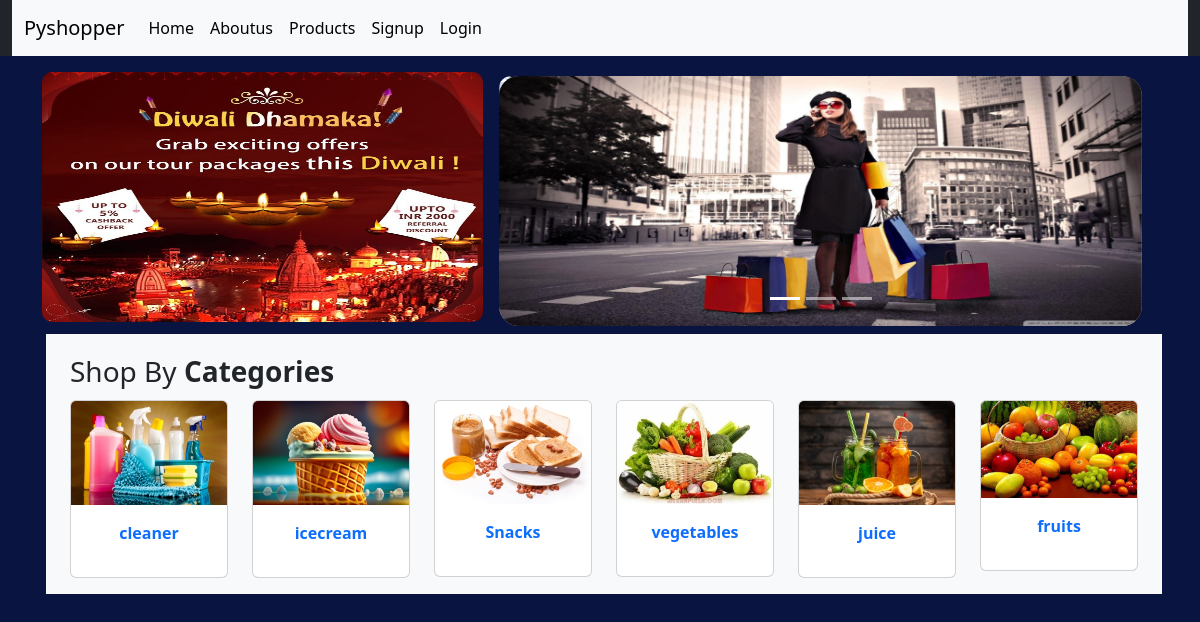
The page / on the database its author committed.
### facebook/models.py (models this page shows, shortened)
class Category(models.Model):
    cname=models.CharField(max_length=200,null=True)
    cpic=models.ImageField(upload_to='static/category/',null=True)
    cdate=models.DateField()

### facebook/views.py (the view)
# urls.py: path('', views.home, name='home'),
def home(request):
    data=Category.objects.all().order_by('-id')[0:18]
    md={"cdata":data}
    return render(request, 'home.html',md)

### facebook/templates/home.html (shortened to what this page needs)
{% extends 'base.html' %}
{% load static %}
{% block content %}
<div class="row slider mt-3">
    <div class="col-sm-5">
        <img src="{% static '/category/image/img1.jpg' %}" style="max-height:250px; max-width:700px; border-radius:10px;" id="offer" class="img-fluid w-100"/>
    </div>
        <div class="col-sm-7 p-1">
            <div id="carouselExampleIndicators" class="carousel slide carousel-fade" data-bs-ride="carousel">
  <div class="carousel-indicators">
    <button type="button" data-bs-target="#carouselExampleIndicators" data-bs-slide-to="0" class="active" aria-current="true" aria-label="Slide 1"></button>
    <button type="button" data-bs-target="#carouselExampleIndicators" data-bs-slide-to="1" aria-label="Slide 2"></button>
    <button type="button" data-bs-target="#carouselExampleIndicators" data-bs-slide-to="2" aria-label="Slide 3"></button>
  </div>
  <div class="carousel-inner">
    <div class="carousel-item active">
    </div>
    <div class="carousel-item active">
    </div>
    <div class="carousel-item active">
      <img src="{% static '/category/image/img2.webp' %}" style="max-height:250px;border-radius:20px;" class="d-block w-100" alt="...">
    </div>
</div>
</div>
</div>
<div class="row category mt-1 py-3 ms-3 bg-light">
  <div class="fs-3 heading" style="color:dark;">Shop By <b>Categories</b></div>
  {% for x in cdata %}
<div class="col-lg-2 col-md-4 col-sm-12">
<div class="card mt-2">
  <img src="/{{x.cpic}}" style="max-height:150px;"  class="card-img-top"/>
  <div class="card-body">
     <a href="/product/?cid={{x.id}}" style="text-decoration:none;" id="cname"><p class="text-center"><b>{{x.cname}}</b></p></a>
  </div>
</div>
</div>
  {% endfor %}
</div>
{% endblock content %}

### facebook/static/css/style.css (style rules this page uses)
body { background-color: rgb(9, 20, 64); }

### rows shown on the page
Category: cpic (picture), cname "cleaner"
Category: cpic (picture), cname "icecream"
Category: cpic (picture), cname "Snacks"
Category: cpic (picture), cname "vegetables"
Category: cpic (picture), cname "juice"
Category: cpic (picture), cname "fruits"
